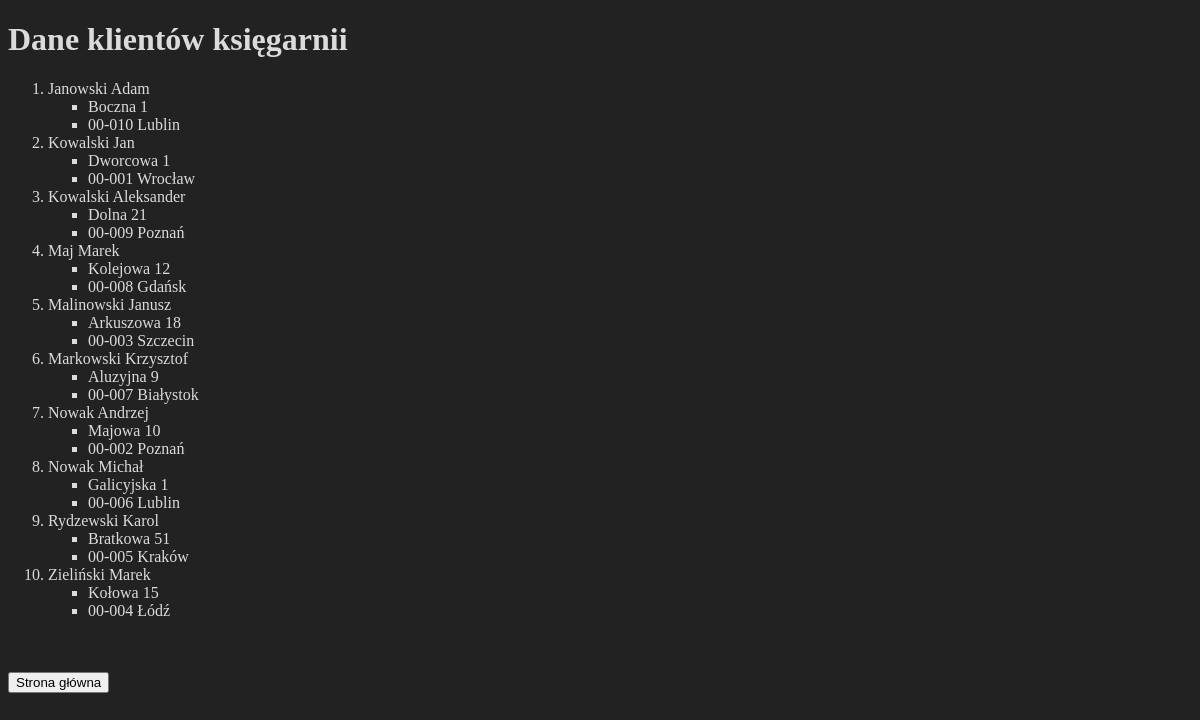
Screenshot of /jciechanowski/php/powtórzenie3/customers_data.php with the database file from the repository.
### tables this page shows
CREATE TABLE `klienci` (
  `Id` int(11) NOT NULL,
  `Imię` varchar(45) NOT NULL,
  `Nazwisko` varchar(45) NOT NULL,
  `Ulica` varchar(80) NOT NULL,
  `Nr domu` varchar(5) NOT NULL,
  `Nr mieszkania` varchar(5) DEFAULT NULL,
  `Miasto` varchar(60) NOT NULL,
  `Kod` varchar(6) NOT NULL,
  `Kraj` varchar(45) NOT NULL
);

### jciechanowski/php/powtórzenie3/customers_data.php (the view, shortened to what this page needs)
<!DOCTYPE html>
<html lang="en">
<head>
    <link rel="stylesheet" href="style.css">
</head>
<body>
    <h1>Dane klientów księgarnii</h1>
    <ol>
        <?php
            if($db = mysqli_connect('localhost', 'root', '', 'księgarnia'))
            {
                $sql = "SELECT `Nazwisko`, `Imię`,`Ulica`, `Nr domu`, `Kod`, `Miasto` FROM `klienci` ORDER BY `klienci`.`Nazwisko`;";
                $query = mysqli_query($db, $sql);
                while($row = mysqli_fetch_row($query))
                {
                    echo "<li>$row[0] $row[1]</li>";
                    echo '<ul style="list-style-type: square;">';
                    echo "<li>$row[2] $row[3]</li>";
                    echo "<li>$row[4] $row[5]</li>";
                    echo "</ul>";
                }
            }
        ?>
    </ol>
    <form action="index.php" method="post">
        <br><br><button name="index">Strona główna</button><br>
    </form>
</body>
</html>

### jciechanowski/php/powtórzenie3/style.css (style rules this page uses)
body { background-color: #222; color: #dbdbdb; }

### rows the page displays
klienci: Nazwisko "Janowski", Imię "Adam", Ulica "Boczna", Nr domu "1", Kod "00-010", Miasto "Lublin"
klienci: Nazwisko "Kowalski", Imię "Jan", Ulica "Dworcowa", Nr domu "1", Kod "00-001", Miasto "Wrocław"
klienci: Nazwisko "Kowalski", Imię "Aleksander", Ulica "Dolna", Nr domu "21", Kod "00-009", Miasto "Poznań"
klienci: Nazwisko "Maj", Imię "Marek", Ulica "Kolejowa", Nr domu "12", Kod "00-008", Miasto "Gdańsk"
klienci: Nazwisko "Malinowski", Imię "Janusz", Ulica "Arkuszowa", Nr domu "18", Kod "00-003", Miasto "Szczecin"
klienci: Nazwisko "Markowski", Imię "Krzysztof", Ulica "Aluzyjna", Nr domu "9", Kod "00-007", Miasto "Białystok"
klienci: Nazwisko "Nowak", Imię "Andrzej", Ulica "Majowa", Nr domu "10", Kod "00-002", Miasto "Poznań"
klienci: Nazwisko "Nowak", Imię "Michał", Ulica "Galicyjska", Nr domu "1", Kod "00-006", Miasto "Lublin"
klienci: Nazwisko "Rydzewski", Imię "Karol", Ulica "Bratkowa", Nr domu "51", Kod "00-005", Miasto "Kraków"
klienci: Nazwisko "Zieliński", Imię "Marek", Ulica "Kołowa", Nr domu "15", Kod "00-004", Miasto "Łódź"
